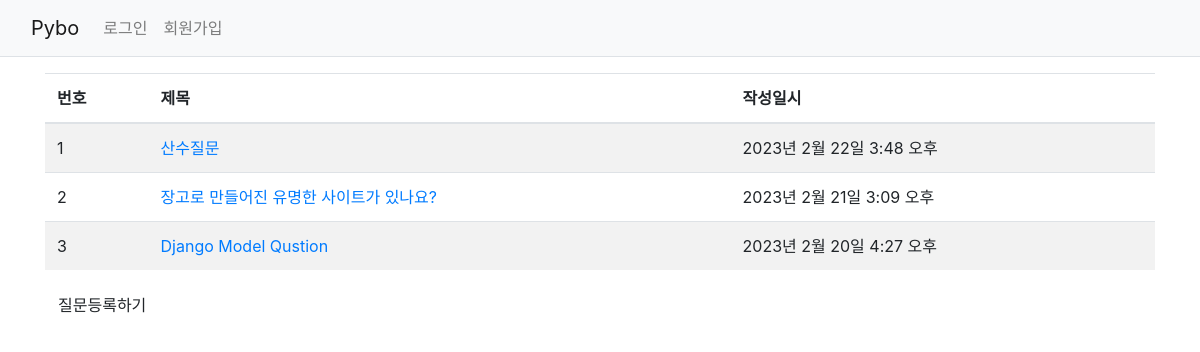
The app's page /, older data.
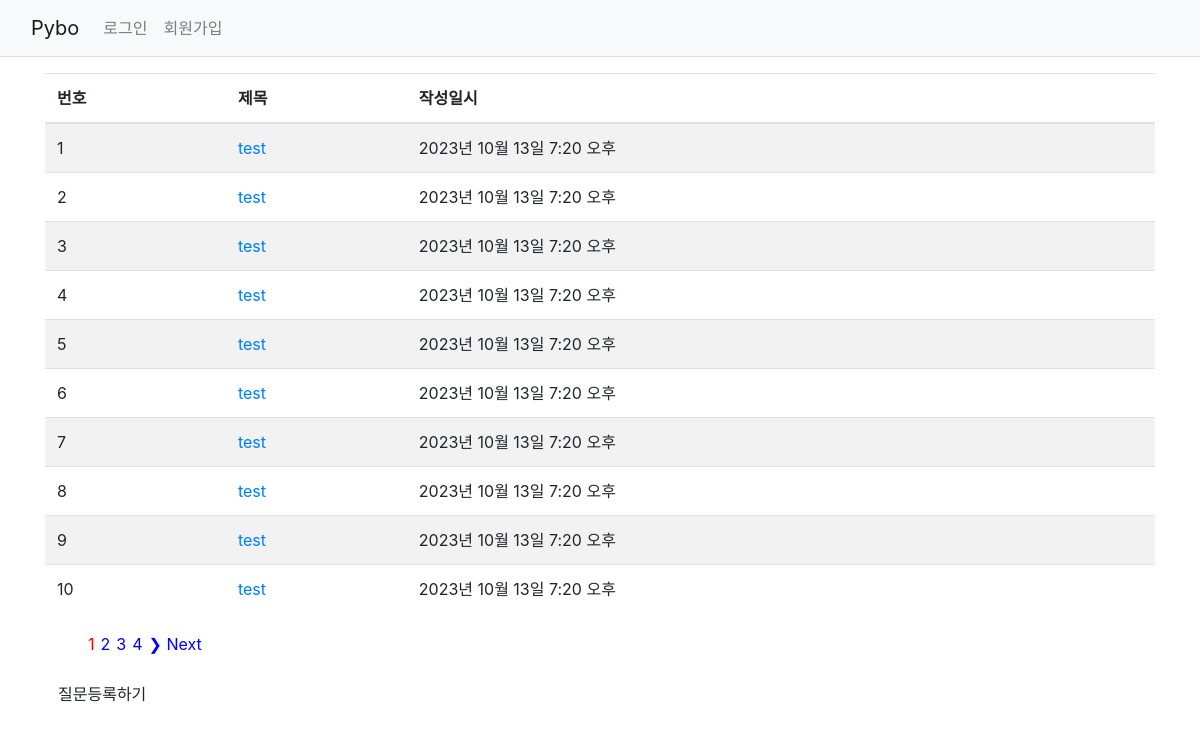
The same page, newer data.
### pybo/models.py (models this page shows, shortened)
class Question(models.Model):
    author = models.ForeignKey(User, on_delete=models.CASCADE)
    subject = models.CharField(max_length = 200)
    content = models.TextField()
    create_date = models.DateTimeField()

### pybo/views.py (the view)
# urls.py: path('', views.index, name = 'index'),
def index(request):
    question_list = Question.objects.all().order_by('-create_date')
    page = request.GET.get('page')
    paginator = Paginator(question_list, 10)
    try:
        page_obj = paginator.page(page)
    except PageNotAnInteger:
        page = 1
        page_obj = paginator.page(page)
    except EmptyPage:
        page_obj = paginator.page(paginator.num_pages)
    leftIndex = (int(page) - 2)
    if leftIndex < 1:
        leftIndex = 1
    rightIndex = (int(page) + 2)
    if rightIndex > paginator.num_pages:
        rightIndex = paginator.num_pages
    custom_range = range(leftIndex, rightIndex + 1)
    context = {'question_list': question_list, 'page_obj': page_obj, 'paginator': paginator, 'custom_range': custom_range}
    return render(request, 'pybo/question_list.html', context)

### templates/pybo/question_list.html (shortened to what this page needs)
{% extends 'base.html' %}
{% block content %}
<div class = "container my-3">
    <table class ="table table-striped table-hover">
        <thead>
        <tr calss = "thead-dark">
            <th>번호</th>
            <th>제목</th>
            <th>작성일시</th>
        </tr>
        </thead>
        <tbody>
        {% if page_obj %}
        {% for question in page_obj %}
        <tr>
            <td>{{ forloop.counter}}</td>
            <td>
                <a href = "{% url 'pybo:detail' question.id %}">
                    {{ question.subject}}
                </a>
            </td>
            <td> {{ question.create_date}}</td>
        </tr>
        {% endfor %}
        {% else %}
        <tr>
            <td colspan = "3"></td>
        </tr>
        {% endif %}
        </tbody>
    </table>
    <div>
        {% if page_obj.has_other_pages %}
        <ul style = "display:flex;list-style: none;">
            {% for page in paginator.page_range %}
            {% if page == page_obj.number %}
                <li style="margin:3px"><a style="text-decoration:none; color: red;" href="?page={{page}}">{{page}}</a></li>
            {% else %}
                <li style="margin:3px"><a style="text-decoration:none; color: blue;" href="?page={{page}}">{{page}}</a></li>
            {% endif%}
            {% endfor %}
            {% if page_obj.has_next %}
            <li style = "margin:3px;"><a style = "text-decoration:none; color: blue;" href ="?page={{page_obj.next_page_number}}">&#10095; Next</a></li>
            {% endif %}
        </ul>
        {% endif %}
    </div>
    <a href ="{% url 'pybo:question_create' %}" class = "btn btn-priamry">
        질문등록하기
    </a>
</div>
{% endblock content%}

Row changes from the older to the newer data that the page shows:
no longer on this page (row unchanged): Question: subject "산수질문", create_date "2023년 2월 22일 3:48 오후"
no longer on this page (row unchanged): Question: subject "장고로 만들어진 유명한 사이트가 있나요?", create_date "2023년 2월 21일 3:09 오후"
no longer on this page (row unchanged): Question: subject "Django Model Qustion", create_date "2023년 2월 20일 4:27 오후"
added Question: subject "test", create_date "2023년 10월 13일 7:20 오후"
added Question: subject "test", create_date "2023년 10월 13일 7:20 오후"
added Question: subject "test", create_date "2023년 10월 13일 7:20 오후"
added Question: subject "test", create_date "2023년 10월 13일 7:20 오후"
added Question: subject "test", create_date "2023년 10월 13일 7:20 오후"
added Question: subject "test", create_date "2023년 10월 13일 7:20 오후"
added Question: subject "test", create_date "2023년 10월 13일 7:20 오후"
added Question: subject "test", create_date "2023년 10월 13일 7:20 오후"
added Question: subject "test", create_date "2023년 10월 13일 7:20 오후"
added Question: subject "test", create_date "2023년 10월 13일 7:20 오후"
Text that changed along with them:
new list line: "1"
new list line: "2"
new list line: "3"
new list line: "4"
text now shown: "❯ Next"
